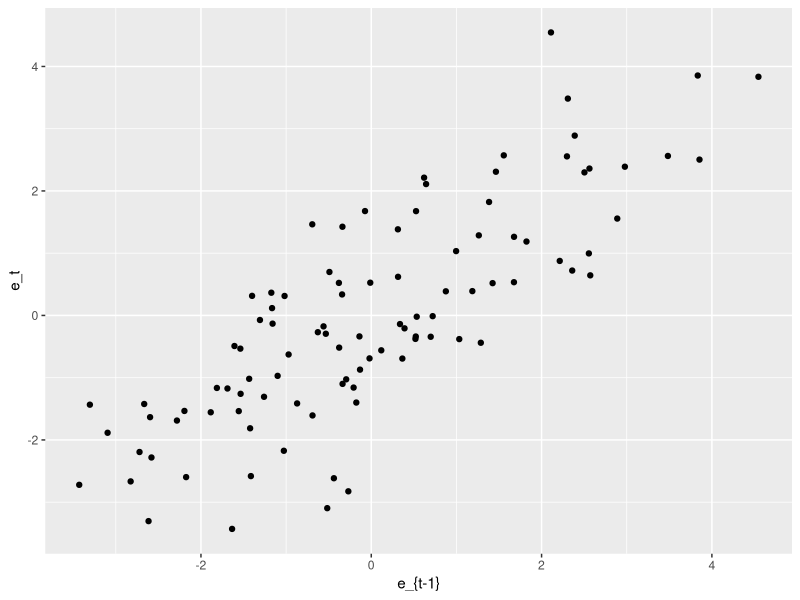
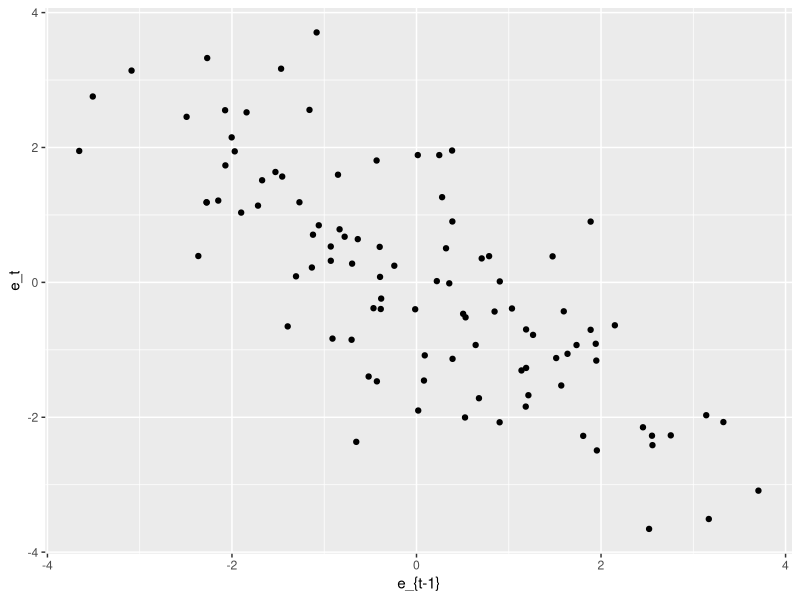
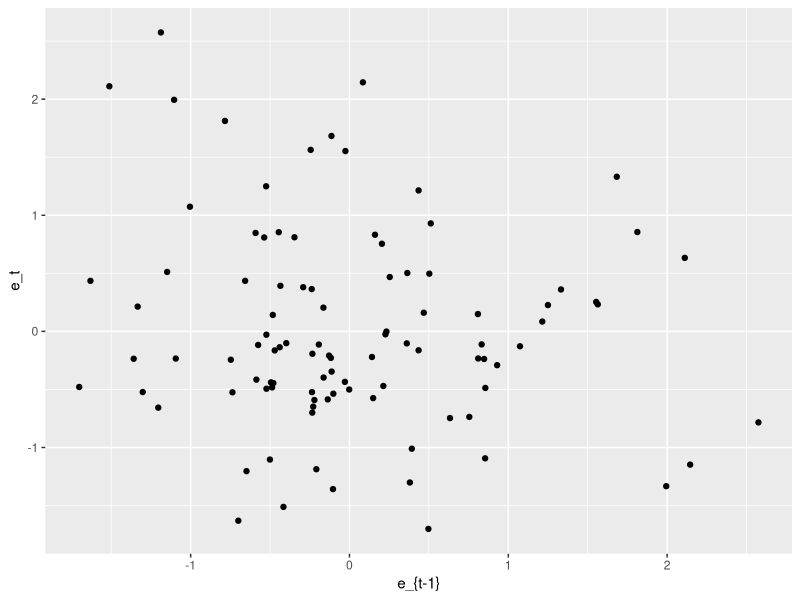

R code for these plots, in order:
## ---- chunk 1
library("ggplot2")
n <- 100
eps <- arima.sim(model=list(ar=0.9),n=n)
x <- rnorm(n)
y <- 2+3*x+eps
model <- lm(y~x)
r <- resid(model)
qplot(head(r,-1),tail(r,-1),ylab="e_t",xlab="e_{t-1}")
## ---- chunk 2
n <- 100
eps <- arima.sim(model=list(ar=-0.9),n=n)
x <- rnorm(n)
y <- 2+3*x+eps
model <- lm(y~x)
r <- resid(model)
qplot(head(r,-1),tail(r,-1),ylab="e_t",xlab="e_{t-1}")
## ---- chunk 3
n <- 100
eps <- rnorm(n)
x <- rnorm(n)
y <- 2+3*x+eps
model <- lm(y~x)
r <- resid(model)
qplot(head(r,-1),tail(r,-1),ylab="e_t",xlab="e_{t-1}")
